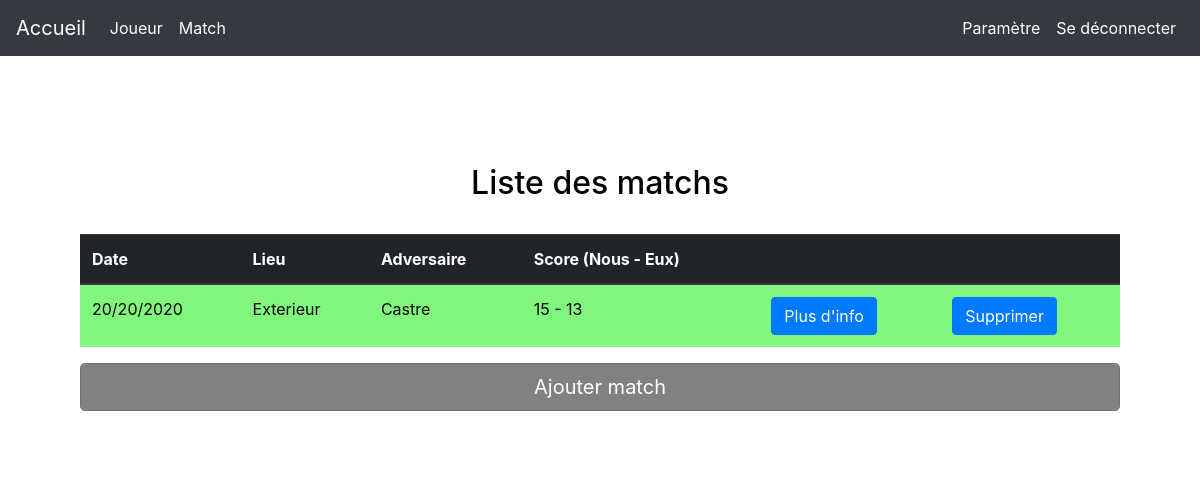
Screenshot of /match.php (signed in) with the database file from the repository.
### tables this page shows
CREATE TABLE `rencontre` (
  `IdRencontre` int(11) NOT NULL,
  `DateRencontre` char(10) NOT NULL,
  `LieuRencontre` enum('Domicile','Exterieur') NOT NULL,
  `EquipeAdverse` varchar(50) NOT NULL,
  `ResultatEquipe` smallint(6) DEFAULT NULL,
  `ResultatAdverse` smallint(6) DEFAULT NULL
);

### match.php (the view, shortened to what this page needs)
<!DOCTYPE HTML>
<html lang="fr">
    <head>
		<link rel="stylesheet" href="https://maxcdn.bootstrapcdn.com/bootstrap/4.1.3/css/bootstrap.min.css">
	</head>
	<body style="color:black;
                background-image:url(https://amicalecoteauessert.files.wordpress.com/2017/05/petanque.jpg);
                background-repeat:no-repeat;">
	<?php
		require('header.php');
	?>
	<div style="border-radius: 20px; margin-top: 100px; margin-left: 40px; margin-right: 40px;margin-bottom: 40px; background-color: rgba(255, 255, 255, .8); padding: 40px;">
    <h2 style="text-align:center">Liste des matchs</h2></br>
	<table class="table">
		<thead class="thead-dark">
			<tr>
				<th scope="col">Date</th>
				<th scope="col">Lieu</th>
				<th scope="col">Adversaire</th>
				<th scope="col">Score (Nous - Eux)</th>
				<th scope="col"> </th>
                <th scope="col"> </th>
			</tr>
		</thead>
		<?php
			$linkpdo=connecterPDO();
			$res = $linkpdo->prepare('SELECT * FROM rencontre');
			$res->execute(array());
			while(($data = $res->fetch())) {?>
			<tr bgcolor="<?php if(!is_null($data[4])){
									if($data[4]<$data[5]){
										echo('#F96363') ;
									} else {
										if($data[4]>$data[5]){
											echo('#80F67C');
										} else
										if($data[4]==$data[5]){
											echo('#F8A667');
										}
									}
								}?>">
				<td><?php echo"$data[1]"?></td>
				<td><?php echo"$data[2]"?></td>
				<td><?php echo"$data[3]"?></td>
				<td><?php
					if(is_null($data[4])&&is_null($data[5])){
						?>
						<a href="ajouterScoreMatch.php?ID=<?php echo($data[0]); ?>"><button type="button" class="btn btn-primary">
							Ajouter un score
						</button></a>
						<?php
					} else
						echo("$data[4] - $data[5]");
					?>
					<td><a href=<?php echo "plusInfoMatch.php?ID=$data[0]";?>><button type="button" class="btn btn-primary">Plus d'info</button></a></td>
                <td><a href=<?php echo "supprimerMatch.php?ID=$data[0]";?>><button type="button" class="btn btn-primary">Supprimer</button></a></td>
			</tr>
			<?php }
		?>
		</table>
    <a style="background-color: #818181;" class="btn btn-secondary btn-lg btn-block" href="ajouterMatch.php" role="button">Ajouter match</a>
</div>
</body>
</html>

### rows the page displays
rencontre: DateRencontre "20/20/2020", LieuRencontre "Exterieur", EquipeAdverse "Castre", ResultatEquipe "15", ResultatAdverse "13"
